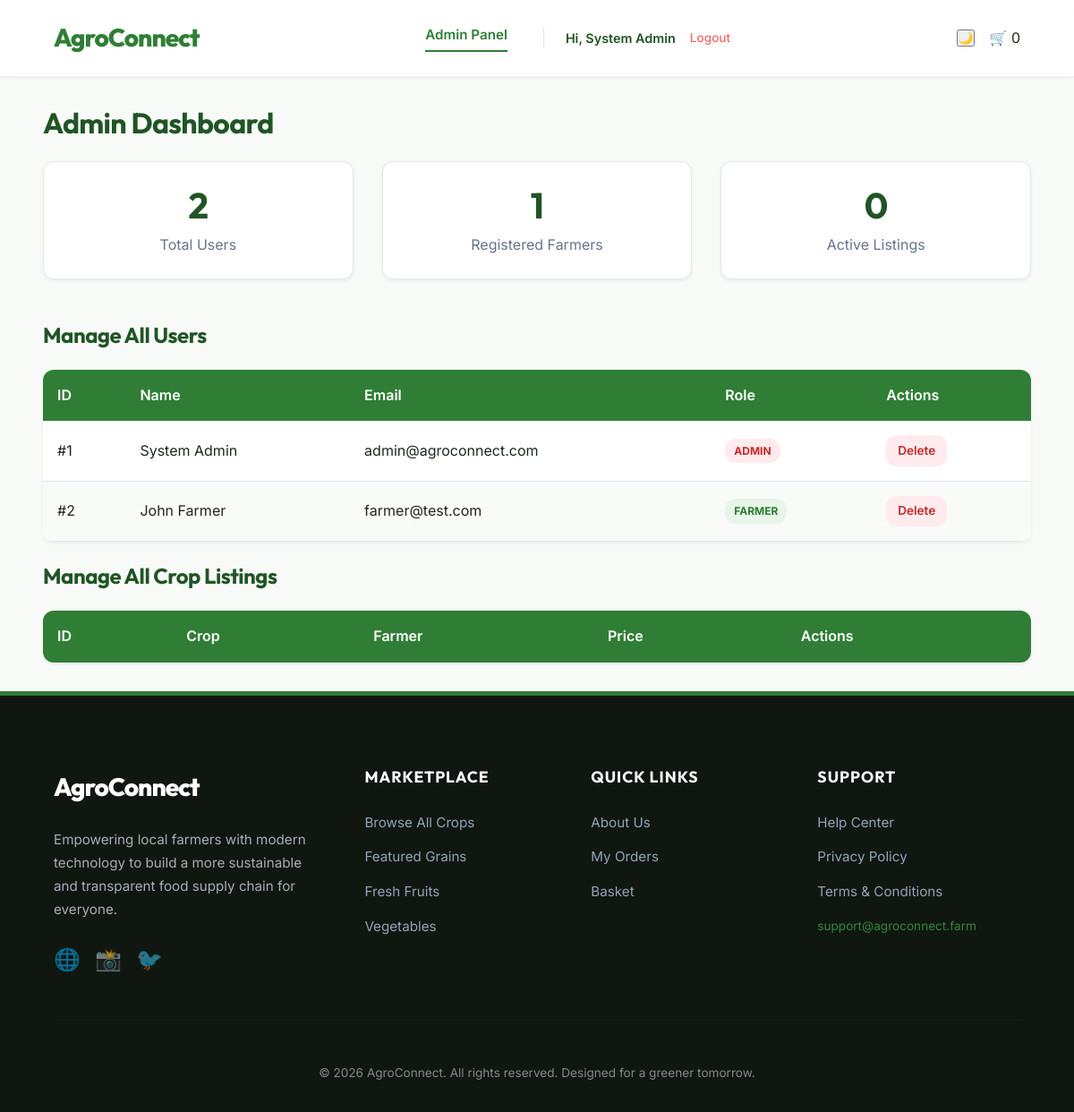
/admin_dashboard.php (signed in), run on an earlier commit of the app's database.
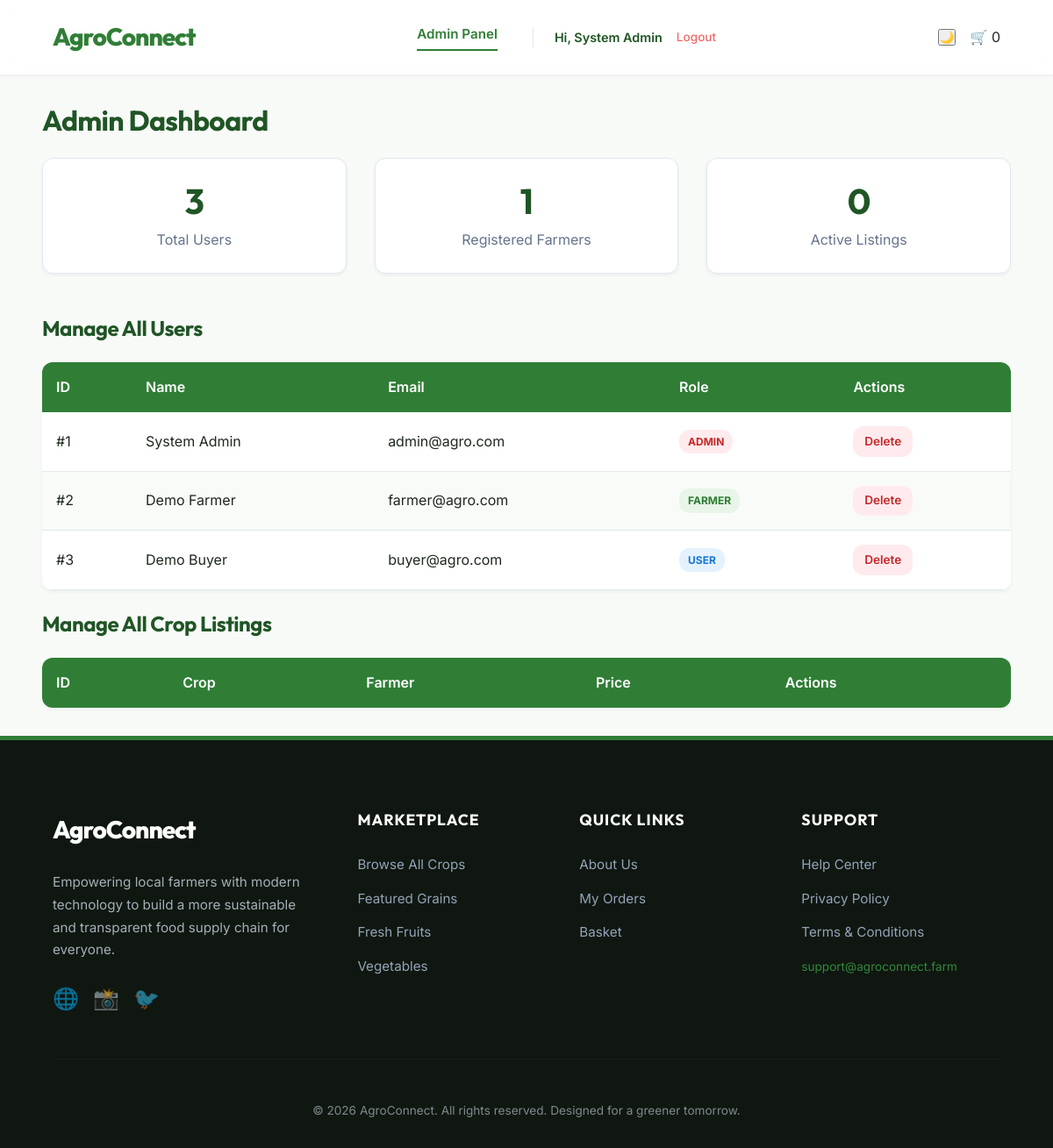
And on a later commit of the database.
### tables this page shows
CREATE TABLE IF NOT EXISTS users (
    id         INT           AUTO_INCREMENT PRIMARY KEY,
    name       VARCHAR(100)  NOT NULL,
    email      VARCHAR(100)  NOT NULL UNIQUE,
    password   VARCHAR(255)  NOT NULL,
    role       VARCHAR(20)   NOT NULL DEFAULT 'user',   
    created_at TIMESTAMP     DEFAULT CURRENT_TIMESTAMP
);

### admin_dashboard.php (the view, shortened to what this page needs)
<?php
require 'db.php';
include 'includes/header.php';
$userCount = mysqli_fetch_assoc(mysqli_query($conn, "SELECT COUNT(*) as c FROM users"))['c'];
$cropCount = mysqli_fetch_assoc(mysqli_query($conn, "SELECT COUNT(*) as c FROM crops"))['c'];
$farmerCount = mysqli_fetch_assoc(mysqli_query($conn, "SELECT COUNT(*) as c FROM users WHERE role='farmer'"))['c'];
?>
<div class="container">
    <h1>Admin Dashboard</h1>
    <div class="card-grid mb-3 mt-lg">
        <div class="card text-center border-top-primary">
            <h2 class="mb-sm" style="font-size: 2.5rem;"><?php echo (int) $userCount; ?></h2>
            <p class="text-muted">Total Users</p>
        </div>
        <div class="card text-center border-top-accent">
            <h2 class="mb-sm" style="font-size: 2.5rem;"><?php echo (int) $farmerCount; ?></h2>
            <p class="text-muted">Registered Farmers</p>
        </div>
        <div class="card text-center border-top-orange">
            <h2 class="mb-sm" style="font-size: 2.5rem;"><?php echo (int) $cropCount; ?></h2>
            <p class="text-muted">Active Listings</p>
        </div>
    </div>
    <section class="mb-lg">
        <h2>Manage All Users</h2>
        <div class="table-container">
            <table>
                <thead>
                    <tr>
                        <th>ID</th>
                        <th>Name</th>
                        <th>Email</th>
                        <th>Role</th>
                        <th>Actions</th>
                    </tr>
                </thead>
                <tbody>
                    <?php
                    $users = mysqli_query($conn, "SELECT id, name, email, role FROM users");
                    while ($u = mysqli_fetch_assoc($users)):
                        ?>
                        <tr>
                            <td>#<?php echo (int) $u['id']; ?></td>
                            <td><?php echo htmlspecialchars($u['name']); ?></td>
                            <td><?php echo htmlspecialchars($u['email']); ?></td>
                            <td>
                                <span class="badge badge-<?php echo htmlspecialchars($u['role']); ?>">
                                    <?php echo strtoupper(htmlspecialchars($u['role'])); ?>
                                </span>
                            </td>
                            <td>
                                <a href="delete.php?type=user&id=<?php echo $u['id']; ?>&csrf_token=<?php echo $_SESSION['csrf_token']; ?>"
                                    class="btn btn-danger-light btn-small"
                                    onclick="return confirm('Delete this user and all their crops?');">Delete</a>
                            </td>
                        </tr>
                    <?php endwhile; ?>
                </tbody>
            </table>
        </div>
    </section>
    <section>
        <h2>Manage All Crop Listings</h2>
        <div class="table-container">
            <table>
                <thead>
                    <tr>
                        <th>ID</th>
                        <th>Crop</th>
                        <th>Farmer</th>
                        <th>Price</th>
                        <th>Actions</th>
                    </tr>
                </thead>
            </table>
        </div>
    </section>
</div>
<?php include 'includes/footer.php'; ?>

### includes/header.php (shortened to what this page needs)
<?php
$activePage = basename($_SERVER['PHP_SELF'], ".php");
?>
<!DOCTYPE html>
<html lang="en">
<head>
    <link rel="stylesheet" href="style.css?v=<?php echo time(); ?>">
</head>
<body class="<?php echo isset($_SESSION['theme']) && $_SESSION['theme'] === 'dark' ? 'dark-theme' : ''; ?>">
    <header class="main-header">
        <div class="logo-container">
            <a href="index.php" class="logo">AgroConnect</a>
        </div>
        <nav class="main-nav">
            <?php if (isset($_SESSION['user_id'])): ?>
                <?php if ($_SESSION['role'] === 'admin'): ?>
                    <a href="admin_dashboard.php" class="<?php echo($activePage == 'admin_dashboard') ? 'active' : ''; ?>">Admin Panel</a>
                <?php
    elseif ($_SESSION['role'] === 'farmer'): ?>
                    <a href="farmer_dashboard.php" class="<?php echo($activePage == 'farmer_dashboard') ? 'active' : ''; ?>">My Listings</a>
                <?php
    else: ?>
                    <a href="user_dashboard.php" class="<?php echo($activePage == 'user_dashboard') ? 'active' : ''; ?>">Marketplace</a>
                    <a href="my_orders.php" class="<?php echo($activePage == 'my_orders') ? 'active' : ''; ?>">My Orders</a>
                <?php
    endif; ?>
                <div class="user-menu">
                    <span class="welcome-user">Hi, <?php echo htmlspecialchars($_SESSION['user_name']); ?></span>
                    <a href="logout.php" class="logout-btn">Logout</a>
                </div>
            <?php
else: ?>
                <a href="login.php" class="<?php echo($activePage == 'login') ? 'active' : ''; ?>">Login</a>
                <a href="register.php" class="register-nav-btn <?php echo($activePage == 'register') ? 'active' : ''; ?>">Register</a>
            <?php
endif; ?>
        </nav>
        <div class="header-actions">
            <button id="themeToggle" class="theme-toggle" title="Toggle Dark/Light Mode">
                <span class="icon">🌙</span>
            </button>
            <a href="cart.php" class="cart-info" title="View Cart" style="text-decoration:none; color:inherit;">
                🛒 <span id="cartCount">0</span>
            </a>
        </div>
    </header>

### includes/footer.php (shortened to what this page needs)
    <footer class="main-footer">
        <div class="footer-container">
            <div class="footer-brand">
                <a href="index.php" class="logo" style="color: white; margin-bottom: 1.5rem; display: block;">AgroConnect</a>
                <p>Empowering local farmers with modern technology to build a more sustainable and transparent food supply chain for everyone.</p>
                <div class="social-links" style="margin-top: 1.5rem; display: flex; gap: 1rem;">
                    <span style="font-size: 1.5rem; opacity: 0.6; cursor: pointer;">🌐</span>
                    <span style="font-size: 1.5rem; opacity: 0.6; cursor: pointer;">📸</span>
                    <span style="font-size: 1.5rem; opacity: 0.6; cursor: pointer;">🐦</span>
                </div>
            </div>
            <div class="footer-nav">
                <h4>Marketplace</h4>
                <a href="user_dashboard.php">Browse All Crops</a>
                <a href="index.php#categories">Featured Grains</a>
                <a href="index.php#categories">Fresh Fruits</a>
                <a href="index.php#categories">Vegetables</a>
            </div>
            <div class="footer-nav">
                <h4>Quick Links</h4>
                <a href="index.php">About Us</a>
                <?php if (isset($_SESSION['user_id'])): ?>
                    <a href="my_orders.php">My Orders</a>
                    <a href="cart.php">Basket</a>
                <?php else: ?>
                    <a href="login.php">Login</a>
                    <a href="register.php">Join as Farmer</a>
                <?php endif; ?>
            </div>
            <div class="footer-nav">
                <h4>Support</h4>
                <a href="#">Help Center</a>
                <a href="#">Privacy Policy</a>
                <a href="#">Terms & Conditions</a>
                <p style="font-size: 0.85rem; margin-top: 1rem; opacity: 0.7; color: var(--primary-light);">support@agroconnect.farm</p>
            </div>
        </div>
        <div class="footer-bottom">
            <p>&copy; <?php echo date("Y"); ?> AgroConnect. All rights reserved. Designed for a greener tomorrow.</p>
        </div>
    </footer>
</body>
</html>

What changed in the data, as far as the page shows it:
changed users "System Admin": email "admin@agroconnect.com" → "admin@agro.com"
changed users "FARMER": name "John Farmer" → "Demo Farmer"; email "farmer@test.com" → "farmer@agro.com"
added users: id "3", name "Demo Buyer", email "buyer@agro.com", role "USER"
Also different on the page:
$userCount: "2" → "3"
